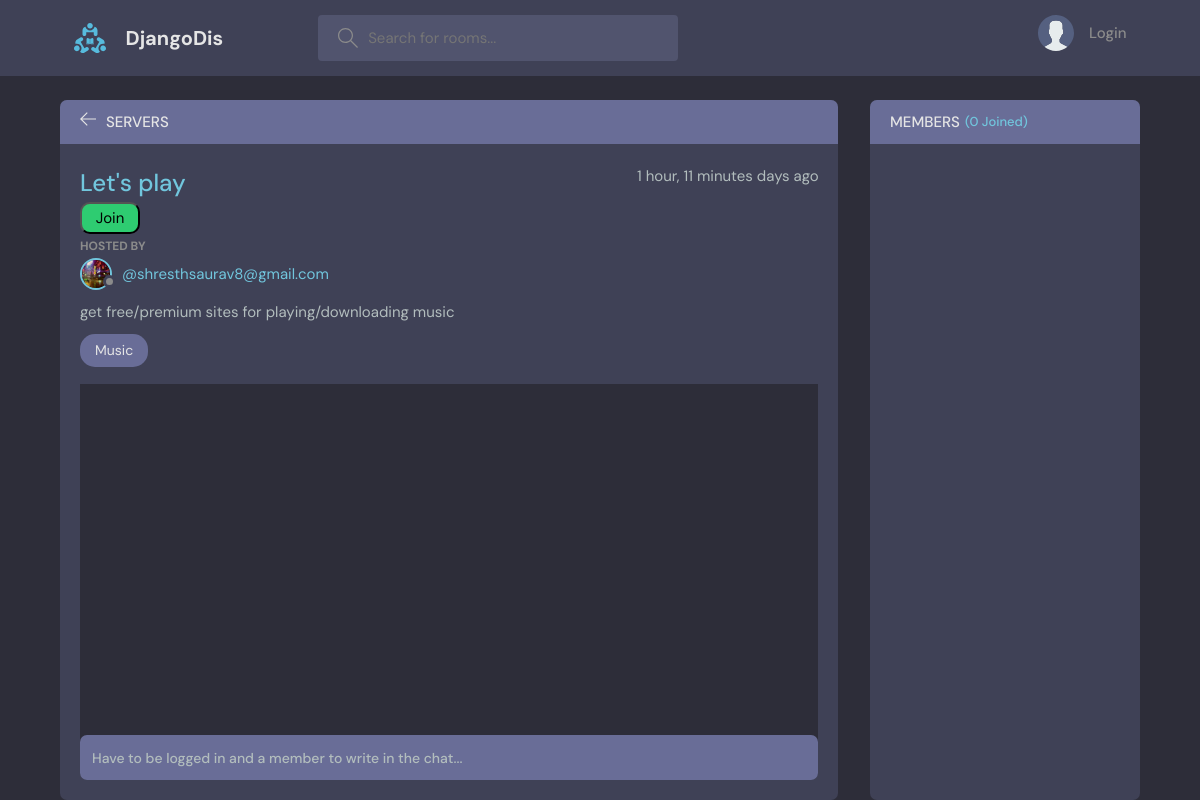
Before: /server/4/ with the older database file.
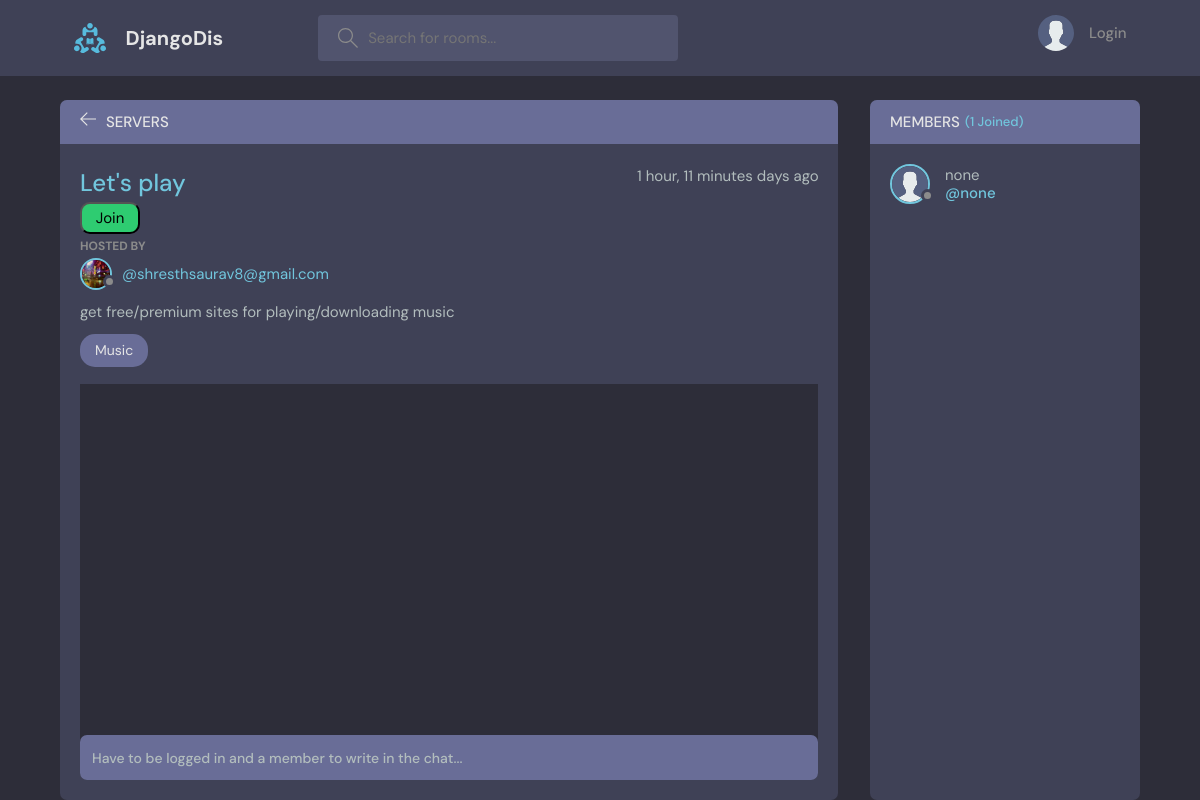
After: the same page with the newer database file.
### base/models.py (models this page shows)
class User(AbstractUser):
    name = models.CharField(max_length=200, null=True)
    email = models.EmailField(unique=True)
    bio = models.TextField(null=True)
    avatar = models.ImageField(null=True, default="avatar.svg")
    USERNAME_FIELD = "email"
    REQUIRED_FIELDS = []

### base/views.py (the view, shortened to what this page needs)
# urls.py: path('server/<str:sid>/',views.server , name="server"),
def server(request,sid):
    server = Server.objects.get(id=sid)
    msgs = server.msg_set.all() # msg is the Msg class in models.py and _set means calling set function of msg class
    members = server.members.all()
    context = {'server': server, 'msgs': msgs, 'members': members}
    return render(request, 'base/server.html' , context)

### base/models.py (called while the page is built)
    def __str__(self):
        return self.name

### base/templates/base/server.html (shortened to what this page needs)
{% extends 'main.html' %}
{% block content %}
    <main class="profile-page layout layout--2">
      <div class="container">
        <div class="room">
          <div class="room__top">
            <div class="room__topLeft">
              <a href="{{ request.META.HTTP_REFERER }}">
                <svg version="1.1" xmlns="http://www.w3.org/2000/svg" width="32" height="32" viewBox="0 0 32 32">
                  <title>arrow-left</title>
                  <path
                    d="M13.723 2.286l-13.723 13.714 13.719 13.714 1.616-1.611-10.96-10.96h27.625v-2.286h-27.625l10.965-10.965-1.616-1.607z"
                  ></path>
                </svg>
              </a>
              <h3>Servers</h3>
            </div>
          </div>
          <div class="room__box scroll">
            <div class="room__header scroll">
              <div class="room__info">
                <div>
                  <h3>{{ server.name }}</h3>
                  {% if request.user in server.members.all %}
                  <a href="{% url 'leave-server' server.id%}"><button type="button" id="leaveServer">Leave</button></a>
                  {% else %}
                  <a href="{% url 'join-server' server.id%}"><button type="button" id="joinServer">Join</button></a>
                  {% endif %}
                </div>
                <span>{{ server.created | timesince}} days ago</span>
              </div>
              <div class="room__hosted">
                <p>Hosted By</p>
                <a href="{% url 'user-profile' server.owner.id %}" class="room__author">
                  <div class="avatar avatar--small">
                    <img src="{{ server.owner.avatar.url }}" />
                  </div>
                  <span>@{{ server.owner }}</span>
                </a>
              </div>
              <div class="room__details">
                {{ server.description }}
              </div>
              <span class="room__topics">{{ server.topic }}</span>
            </div>
            <div class="room__conversation">
              <div class="threads scroll">
              </div>
            </div>
          </div>
          <div class="room__message">
            <form action="" method="post">
                {% if request.user.is_authenticated and request.user in server.members.all %}
                {% csrf_token %}
                <input type="text" name="body" id="" placeholder="Write your message here..."/>
              </form>
              {% elif request.user.is_authenticated and request.user not in server.members.all %}
              <input type="text" name="" id="" placeholder="Have to be a member to write in the chat..." readonly>
              {% else %}
              <input type="text" name="" id="" placeholder="Have to be logged in and a member to write in the chat..." readonly>
              {% endif %}
          </div>
        </div>
        <div class="participants">
          <h3 class="participants__top">Members <span>({{ members.count }} Joined)</span></h3>
          <div class="participants__list scroll">
            {% for member in members %}
            <a href="{% url 'user-profile' user.id %}" class="participant">
              <div class="avatar avatar--medium">
                <img src="{{ member.avatar.url }}" />
              </div>
              <p>
                {{ member.username }}
                <span>@{{ member.username }}</span>
              </p>
            </a>
            {% endfor %}
          </div>
        </div>
      </div>
    </main>
{% endblock content %}

Changed rows visible on the page:
added User: avatar (placeholder picture), username "none"
Other visible differences:
{{ members.count }}: "0" → "1"
